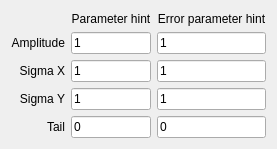
<?xml version="1.0" encoding="UTF-8"?>
<ui version="4.0">
 <class>SettingsWidget</class>
 <widget class="QWidget" name="SettingsWidget">
  <property name="geometry">
   <rect>
    <x>0</x>
    <y>0</y>
    <width>264</width>
    <height>149</height>
   </rect>
  </property>
  <property name="windowTitle">
   <string>Form</string>
  </property>
  <layout class="QGridLayout" name="gridLayout">
   <item row="5" column="1">
    <widget class="QLineEdit" name="hint_s2x">
     <property name="text">
      <string>1</string>
     </property>
    </widget>
   </item>
   <item row="0" column="1">
    <widget class="QLabel" name="label">
     <property name="maximumSize">
      <size>
       <width>16777215</width>
       <height>22</height>
      </size>
     </property>
     <property name="text">
      <string>Parameter hint</string>
     </property>
     <property name="alignment">
      <set>Qt::AlignCenter</set>
     </property>
    </widget>
   </item>
   <item row="2" column="1">
    <widget class="QLineEdit" name="hint_amp">
     <property name="text">
      <string>1</string>
     </property>
    </widget>
   </item>
   <item row="7" column="0">
    <widget class="QLabel" name="label_6">
     <property name="text">
      <string>Tail</string>
     </property>
     <property name="alignment">
      <set>Qt::AlignRight|Qt::AlignTrailing|Qt::AlignVCenter</set>
     </property>
    </widget>
   </item>
   <item row="6" column="0">
    <widget class="QLabel" name="label_5">
     <property name="text">
      <string>Sigma Y</string>
     </property>
     <property name="alignment">
      <set>Qt::AlignRight|Qt::AlignTrailing|Qt::AlignVCenter</set>
     </property>
    </widget>
   </item>
   <item row="2" column="0">
    <widget class="QLabel" name="label_3">
     <property name="text">
      <string>Amplitude</string>
     </property>
     <property name="alignment">
      <set>Qt::AlignRight|Qt::AlignTrailing|Qt::AlignVCenter</set>
     </property>
    </widget>
   </item>
   <item row="5" column="2">
    <widget class="QLineEdit" name="hint_e_s2x">
     <property name="text">
      <string>1</string>
     </property>
    </widget>
   </item>
   <item row="6" column="2">
    <widget class="QLineEdit" name="hint_e_s2y">
     <property name="text">
      <string>1</string>
     </property>
    </widget>
   </item>
   <item row="5" column="0">
    <widget class="QLabel" name="label_4">
     <property name="text">
      <string>Sigma X</string>
     </property>
     <property name="alignment">
      <set>Qt::AlignRight|Qt::AlignTrailing|Qt::AlignVCenter</set>
     </property>
    </widget>
   </item>
   <item row="6" column="1">
    <widget class="QLineEdit" name="hint_s2y">
     <property name="text">
      <string>1</string>
     </property>
    </widget>
   </item>
   <item row="7" column="2">
    <widget class="QLineEdit" name="hint_e_tail">
     <property name="text">
      <string>0</string>
     </property>
    </widget>
   </item>
   <item row="2" column="2">
    <widget class="QLineEdit" name="hint_e_amp">
     <property name="text">
      <string>1</string>
     </property>
    </widget>
   </item>
   <item row="7" column="1">
    <widget class="QLineEdit" name="hint_tail">
     <property name="text">
      <string>0</string>
     </property>
    </widget>
   </item>
   <item row="0" column="2">
    <widget class="QLabel" name="label_2">
     <property name="maximumSize">
      <size>
       <width>16777215</width>
       <height>22</height>
      </size>
     </property>
     <property name="text">
      <string>Error parameter hint</string>
     </property>
     <property name="alignment">
      <set>Qt::AlignCenter</set>
     </property>
    </widget>
   </item>
  </layout>
 </widget>
 <resources/>
 <connections/>
</ui>
